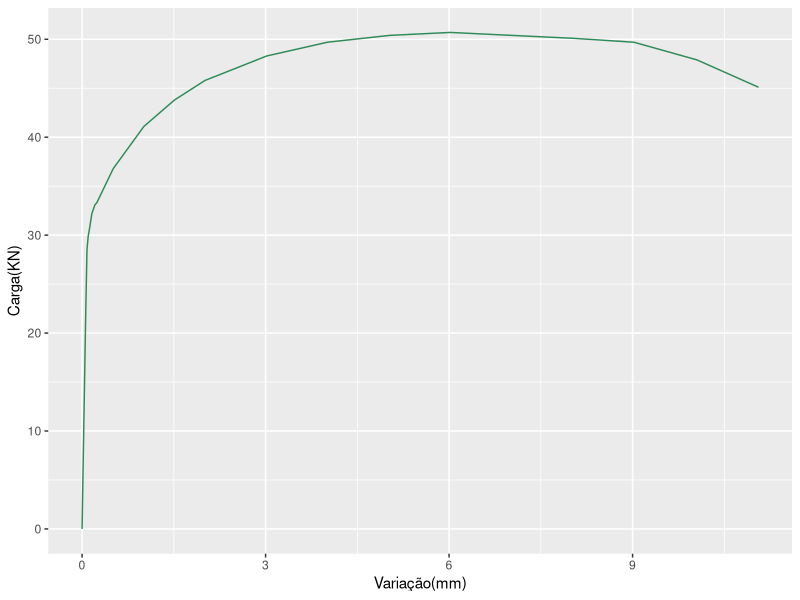

The R source for this figure:
library(ggplot2)

dd <- read.csv("tests/test1.csv", fileEncoding = "UTF-8", header = TRUE,
                 sep = ",")

new_colnames <- lapply(colnames(dd), function(name){
  name <- sub("[:.:]", "(", name)
  name <- sub("[:.:]", ")", name)
})

colnames(dd) <- new_colnames

# dd <- data.frame(dt)
# print(typeof(dd))
# print(typeof(dt))

x_axis <- sym(colnames(dd)[1])
y_axis <- sym(colnames(dd)[2])

g <- ggplot(dd, aes(x=!!x_axis, y=!!y_axis)) +
  geom_line(color="seagreen")

plot(g)

# test_files <- list.files("tests", pattern = "*.csv", full.names = TRUE,
#                          recursive = FALSE)

subtitles <- c("Cilindro de 7/8\" em diâmetro", 
               "12 mm de largura x 8 mm de espessura",
               "Cilindro 150 mm de diâmetro",
               "Ensaio de tensão-deformação para um material cerâmico")

i <- 1 # subtitle index

# lapply(test_files, function(test){
#   dd <- read.table(test, fileEncoding = "UTF-8", header = TRUE, sep = ",")
#   print(subtitles[i])
#   print(dd)
#   i <<- i + 1 # increment the global index variable i
# })